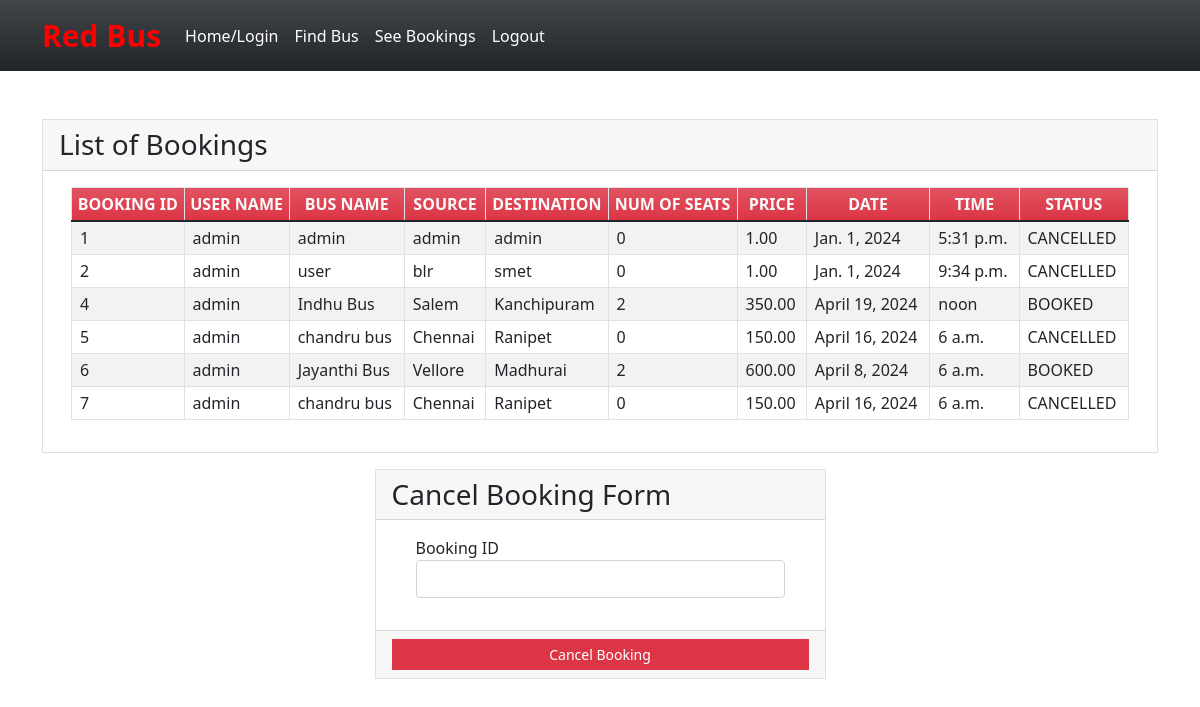
/seebookings (signed in), run on the app's committed database.
### myapp/models.py (models this page shows, shortened)
class Book(models.Model):
    BOOKED = 'B'
    CANCELLED = 'C'
    TICKET_STATUSES = ((BOOKED, 'Booked'),
                       (CANCELLED, 'Cancelled'),)
    email = models.EmailField()
    name = models.CharField(max_length=30)
    userid =models.DecimalField(decimal_places=0, max_digits=2)
    busid=models.DecimalField(decimal_places=0, max_digits=2)
    bus_name = models.CharField(max_length=30)
    source = models.CharField(max_length=30)
    dest = models.CharField(max_length=30)
    nos = models.DecimalField(decimal_places=0, max_digits=2)
    price = models.DecimalField(decimal_places=2, max_digits=6)
    date = models.DateField()
    time = models.TimeField()
    status = models.CharField(choices=TICKET_STATUSES, default=BOOKED, max_length=2)
    class Meta:
        verbose_name_plural = "List of Books"

### myapp/views.py (the view)
# urls.py: path('seebookings', views.seebookings, name="seebookings"),
@login_required(login_url='signin')
def seebookings(request,new={}):
    context = {}
    id_r = request.user.id
    book_list = Book.objects.filter(userid=id_r)
    if book_list:
        return render(request, 'myapp/booklist.html', locals())
    else:
        context["error"] = "Sorry no buses booked"
        return render(request, 'myapp/findbus.html', context)

### myapp/templates/myapp/booklist.html (shortened to what this page needs)
{% extends 'myapp/base.html' %} {% block content %}
<div class="container my-5">
    <div class="card rounded-0">
        <div class="card-header">
            <div class="card-title h3 mb-0">List of Bookings</div>
        </div>
        <div class="card-body">
            <div class="container-fluid">
                <table class="table table-bordered table-striped">
                    <thead>
                        <tr class="bg-gradient bg-danger text-light">
                            <th class="p-1 text-center">BOOKING ID</th>
                            <th class="p-1 text-center">USER NAME</th>
                            <th class="p-1 text-center">BUS NAME</th>
                            <th class="p-1 text-center">SOURCE</th>
                            <th class="p-1 text-center">DESTINATION</th>
                            <th class="p-1 text-center">NUM OF SEATS</th>
                            <th class="p-1 text-center">PRICE</th>
                            <th class="p-1 text-center">DATE</th>
                            <th class="p-1 text-center">TIME</th>
                            <th class="p-1 text-center">STATUS</th>
                        </tr>
                    </thead>
                    {% for row in book_list %}
                    <tr>
                        <td class="px-2 py-1 align-middle">{{row.id}}</td>
                        <td class="px-2 py-1 align-middle">{{row.name}}</td>
                        <td class="px-2 py-1 align-middle">{{row.bus_name}}</td>
                        <td class="px-2 py-1 align-middle">{{row.source}}</td>
                        <td class="px-2 py-1 align-middle">{{row.dest}}</td>
                        <td class="px-2 py-1 align-middle">{{row.nos}}</td>
                        <td class="px-2 py-1 align-middle">{{row.price}}</td>
                        <td class="px-2 py-1 align-middle">{{row.date}}</td>
                        <td class="px-2 py-1 align-middle">{{row.time}}</td>
                        <td class="px-2 py-1 align-middle">{{row.status}}</td>
                    </tr>
                    {% endfor %}
                </table>
            </div>
        </div>
    </div>
    <div class="row mt-3 justify-content-center">
        <div class="col-lg-5 col-md-7 col-sm-10 col-xs-12">
            <div class="card rounded-0">
                <div class="card-header">
                    <div class="card-title h3 mb-0">Cancel Booking Form</div>
                </div>
                <div class="card-body">
                    <div class="container-fluid">
                        <form action="{% url 'cancellings' %}" method="post" id="cancel-form">
                            <div class="mb-3">
                                <label for="bus_id" class="control-label">Booking ID</label>
                                <input name='bus_id' class="form-control" type="number" id="bus_id">
                            </div>
                        </form>
                    </div>
                </div>
                <div class="card-footer text-center">
                    <button class="btn btn-sm rounded-0 btn-danger w-100" form="cancel-form">Cancel Booking</button>
                </div>
            </div>
        </div>
    </div>
</div>
{% endblock %}

### myapp/templates/myapp/base.html (shortened to what this page needs)
<!doctype html>
<html lang="en">
<head>
    <link rel="stylesheet" href="https://cdn.jsdelivr.net/npm/bootstrap@5.1.3/dist/css/bootstrap.min.css">
</head>
<body>
<nav class="navbar navbar-expand-lg navbar-light bg-gradient bg-dark">
    <div class="container">
            <a class="navbar-brand link-danger" href="#" style="color: rgb(255, 0, 0);font-size: 30px;font-weight: bold;">Red Bus</a>
        <div class="collapse navbar-collapse" id="navbarNavAltMarkup">
            <div class="navbar-nav" >
                <a class="nav-item nav-link active" href="{% url 'home' %}"style="color: white;" >Home/Login</a>
                <a class="nav-item nav-link" href="{% url 'findbus' %}" style="color: rgb(255, 255, 255);">Find Bus</a>
                <a class="nav-item nav-link" href="{% url 'seebookings' %}" style="color: rgb(255, 255, 255);">See Bookings</a>
                {% if request.user.is_active %}
                <a class="nav-item nav-link " href="{% url 'signout' %}" style="color: rgb(255, 255, 255);">Logout</a>
                {% else %}
                <a class="nav-item nav-link " href="{% url 'signup' %}" style="color: rgb(255, 255, 255);" >Registration</a>
                {% endif %}
            </div>
        </div>
    </div>
</nav>
{% block content %}
{% endblock %}
</body>
</html>

### myapp/templates/myapp/base.html (style rules this page uses)
body { background-image: url(https://i.pinimg.com/564x/da/a7/b4/daa7b48a8f9569a7228ce61665c8b309.jpg); background-repeat: no-repeat; background-size: cover; }

### data on the page
Book: id "1", name "admin", bus_name "admin", source "admin", dest "admin", nos "0", price "1.00", date "Jan. 1, 2024", time "5:31 p.m.", status "CANCELLED"
Book: id "2", name "admin", bus_name "user", source "blr", dest "smet", nos "0", price "1.00", date "Jan. 1, 2024", time "9:34 p.m.", status "CANCELLED"
Book: id "4", name "admin", bus_name "Indhu Bus", source "Salem", dest "Kanchipuram", nos "2", price "350.00", date "April 19, 2024", time "noon", status "BOOKED"
Book: id "5", name "admin", bus_name "chandru bus", source "Chennai", dest "Ranipet", nos "0", price "150.00", date "April 16, 2024", time "6 a.m.", status "CANCELLED"
Book: id "6", name "admin", bus_name "Jayanthi Bus", source "Vellore", dest "Madhurai", nos "2", price "600.00", date "April 8, 2024", time "6 a.m.", status "BOOKED"
Book: id "7", name "admin", bus_name "chandru bus", source "Chennai", dest "Ranipet", nos "0", price "150.00", date "April 16, 2024", time "6 a.m.", status "CANCELLED"
